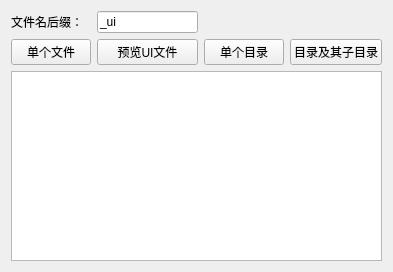
<?xml version="1.0" encoding="UTF-8"?>
<ui version="4.0">
 <class>Form</class>
 <widget class="QWidget" name="Form">
  <property name="geometry">
   <rect>
    <x>0</x>
    <y>0</y>
    <width>393</width>
    <height>272</height>
   </rect>
  </property>
  <property name="windowTitle">
   <string>Form</string>
  </property>
  <layout class="QGridLayout" name="gridLayout">
   <item row="1" column="0">
    <widget class="QPushButton" name="pb_convert_single_file">
     <property name="text">
      <string>单个文件</string>
     </property>
    </widget>
   </item>
   <item row="1" column="2">
    <widget class="QPushButton" name="pb_single_dir">
     <property name="text">
      <string>单个目录</string>
     </property>
    </widget>
   </item>
   <item row="1" column="3">
    <widget class="QPushButton" name="pb_dir_and_subdir">
     <property name="text">
      <string>目录及其子目录</string>
     </property>
    </widget>
   </item>
   <item row="2" column="0" colspan="4">
    <widget class="QTextBrowser" name="tb_result"/>
   </item>
   <item row="1" column="1">
    <widget class="QPushButton" name="pb_preview">
     <property name="text">
      <string>预览UI文件</string>
     </property>
    </widget>
   </item>
   <item row="0" column="0">
    <widget class="QLabel" name="label">
     <property name="text">
      <string>文件名后缀：</string>
     </property>
    </widget>
   </item>
   <item row="0" column="1">
    <widget class="QLineEdit" name="le_suffix">
     <property name="text">
      <string>_ui</string>
     </property>
    </widget>
   </item>
  </layout>
 </widget>
 <resources/>
 <connections/>
</ui>
